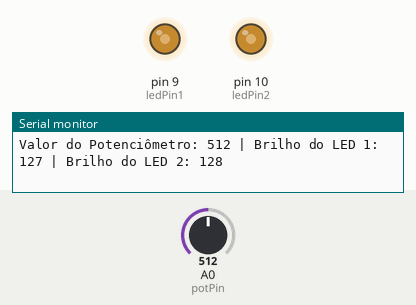
This sketch was run on a simulated Arduino Uno, built with avr-gcc and run on an emulated ATmega328P. On the bench: output pins drawn as LEDs (lit = HIGH), the last lines printed to the serial monitor. The test bench sets the inputs (shaded band); at power-on: A0 (potPin) = 512.

Above: at 1.2 s.
1.3 s: A0 (potPin) set to 410
At 2.2 s:
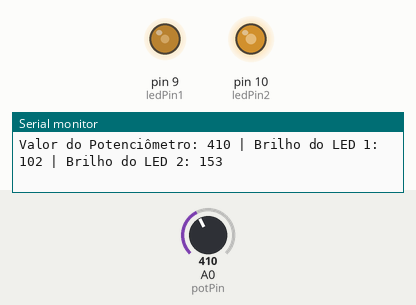
2.8 s: A0 (potPin) set to 385
At 3.3 s:
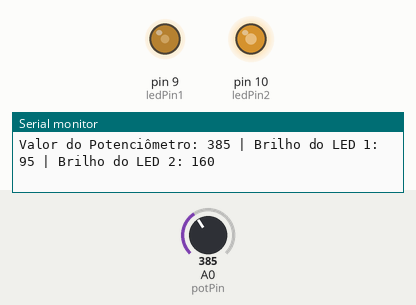
5.8 s: A0 (potPin) set to 104
At 6.3 s:
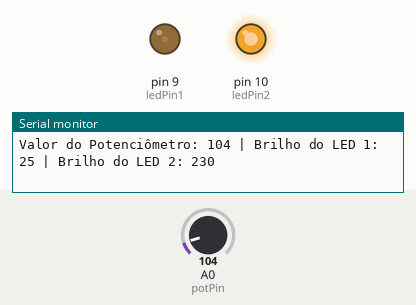
7.4 s: A0 (potPin) set to 91
At 8.0 s:
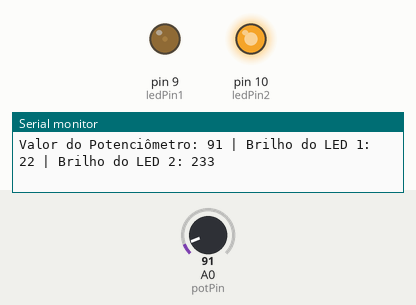
8.9 s: A0 (potPin) set to 11
At 10.1 s:
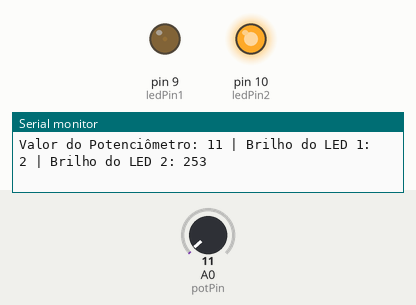
10.4 s: A0 (potPin) set to 8
At 11.1 s:
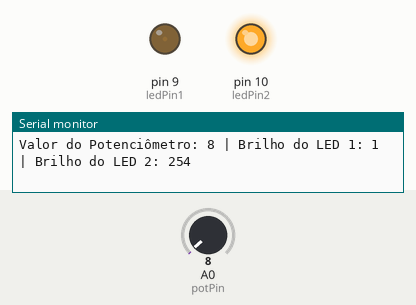
Timing chart, 0 to 13.0 s (numbered marks = the images above; inputs shaded):
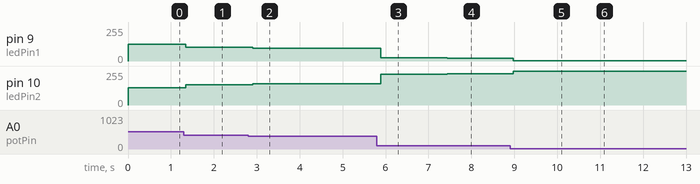

The sketch:

atv17.ino
```cpp
// 17- Dois leds terão o brilho controlado por um único potenciômetro.
//  Porem enquanto um led aumentará o seu brilho,
// um segundo led deverá diminuir o brilho. (gangorra)
// (lembre de usar as portas apropriadas)

int potPin = A0;     // Pino do potenciômetro
int ledPin1 = 9;     // Pino do LED 1 (vai aumentar o brilho)
int ledPin2 = 10;    // Pino do LED 2 (vai diminuir o brilho)

int valorPot = 0;     // Variável para armazenar o valor lido do potenciômetro
int brilhoLed1 = 0;   // Variável para o brilho do LED 1 (aumentando)
int brilhoLed2 = 0;   // Variável para o brilho do LED 2 (diminuindo)

void setup() {
  pinMode(ledPin1, OUTPUT);  // Configura o pino do LED 1 como saída
  pinMode(ledPin2, OUTPUT);  // Configura o pino do LED 2 como saída
  Serial.begin(9600);        // Inicializa a comunicação serial (opcional)
}

void loop() {
  valorPot = analogRead(potPin);       // Lê o valor do potenciômetro (de 0 a 1023)

  // Mapeia o valor lido do potenciômetro para a faixa de PWM (0-255)
  brilhoLed1 = map(valorPot, 0, 1023, 0, 255);  // LED 1 (aumentando)
  brilhoLed2 = map(valorPot, 0, 1023, 255, 0);  // LED 2 (diminuindo)

  // Atualiza o brilho dos LEDs com os valores calculados
  analogWrite(ledPin1, brilhoLed1);
  analogWrite(ledPin2, brilhoLed2);

  // Imprime os valores do potenciômetro e os brilhos no monitor serial
  Serial.print("Valor do Potenciômetro: ");
  Serial.print(valorPot);
  Serial.print(" | Brilho do LED 1: ");
  Serial.print(brilhoLed1);
  Serial.print(" | Brilho do LED 2: ");
  Serial.println(brilhoLed2);

  delay(100);  // Aguarda 100ms antes de ler novamente
}
```

Measured:
- after the input at 1.3 s, pin 9 (ledPin1): 127/255 → 102/255 at once; pin 10 (ledPin2): 128/255 → 153/255 at once
- after the input at 2.8 s, pin 9 (ledPin1): 102/255 → 95/255 after 0.10 s; pin 10 (ledPin2): 153/255 → 160/255 after 0.10 s
- after the input at 5.8 s, pin 9 (ledPin1): 95/255 → 25/255 after 0.09 s; pin 10 (ledPin2): 160/255 → 230/255 after 0.09 s
- after the input at 7.4 s, pin 9 (ledPin1): 25/255 → 22/255 at once; pin 10 (ledPin2): 230/255 → 233/255 at once
- after the input at 8.9 s, pin 9 (ledPin1): 22/255 → 2/255 after 0.08 s; pin 10 (ledPin2): 233/255 → 253/255 after 0.08 s
- after the input at 10.4 s, pin 9 (ledPin1): 2/255 → 1/255 after 0.10 s; pin 10 (ledPin2): 253/255 → 254/255 after 0.10 s
